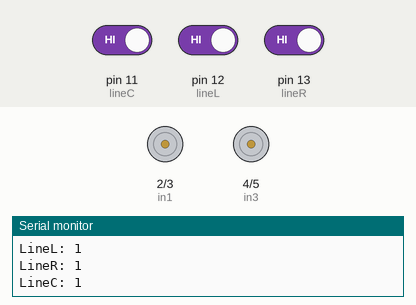
A sketch run on a simulated Arduino Uno, built with avr-gcc and run on an emulated ATmega328P. Shown: motor-driver pin pairs drawn as motors (green arrow = first pin HIGH = forward, orange = second pin HIGH = backward, longer = more drive, scaled by the enable pin), the last lines printed to the serial monitor. The test bench sets the inputs (shaded band); at power-on: pin 11 (lineC) HIGH, pin 13 (lineR) HIGH, pin 12 (lineL) HIGH.

Above: at 1.2 s.
1.3 s: pin 11 (lineC) driven LOW
At 1.7 s:
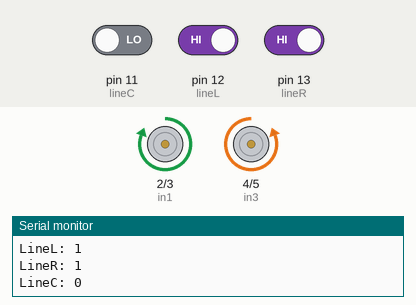
2.8 s: pin 11 (lineC) driven HIGH and pin 13 (lineR) driven LOW
At 4.0 s:
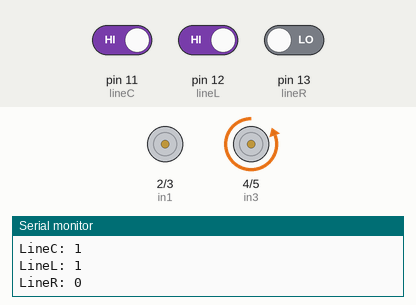
Timing chart, 0 to 5.8 s (numbered marks = the images above; inputs shaded):
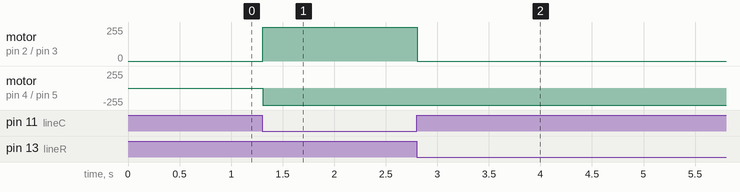

The sketch:

Line_Follow_Kman.ino
```cpp
int lineC = 11;
int lineL = 12;
int lineR = 13;
int ena = 9;
int enb = 10;
int in1 = 2;
int in2 = 3;
int in3 = 4;
int in4 = 5;

void setup()
{
  pinMode(lineC, INPUT);
  pinMode(lineL, INPUT);
  pinMode(lineR, INPUT);
  pinMode(ena, OUTPUT);
  pinMode(enb, OUTPUT);
  pinMode(in1, OUTPUT);
  pinMode(in2, OUTPUT);
  pinMode(in3, OUTPUT);
  pinMode(in4, OUTPUT);
  analogWrite(ena, 255); //This is your motor speed
  analogWrite(enb, 255); //Change these values as needed.  range is 0 - 255

  Serial.begin(9600);
}

void loop()
{
  Serial.print("LineR: " );
  Serial.println(digitalRead(lineR));
   Serial.print("LineC: " );
  Serial.println(digitalRead(lineC));
   Serial.print("LineL: " );
  Serial.println(digitalRead(lineL));

  if(forward()){
    digitalWrite(in1, HIGH);
    digitalWrite(in2, LOW);
    digitalWrite(in3, LOW);
    digitalWrite(in4, HIGH);
  }
  else if(digitalRead(lineC)==0 && digitalRead(lineL)==0 && digitalRead(lineR)==0){
    digitalWrite(in1, LOW);
    digitalWrite(in2, LOW);
    digitalWrite(in3, LOW);
    digitalWrite(in4, LOW);
  }
  if (right()){
    digitalWrite(in1, LOW);
    digitalWrite(in2, LOW);
    digitalWrite(in3, LOW);
    digitalWrite(in4, HIGH);
      }
  else if(digitalRead(lineC)==0 && digitalRead(lineL)==0 && digitalRead(lineR)==0){
    digitalWrite(in1, LOW);
    digitalWrite(in2, LOW);
    digitalWrite(in3, LOW);
    digitalWrite(in4, LOW);
  }
}

boolean forward()
{
    if(digitalRead(lineC)==0 && digitalRead(lineL)==1 && digitalRead(lineR)==1)
      return true;
    else
      return false;
}

boolean right()
{
    if(digitalRead(lineC)==1 && digitalRead(lineL)==1 && digitalRead(lineR)==0)
      return true;
    else
      return false;
}
```

Measured:
- after the input at 1.3 s, motor on pin 2 (in1) / pin 3 (in2): stopped → forward 255/255 at once; motor on pin 4 (in3) / pin 5 (in4): stopped → backward 255/255 at once
- after the input at 2.8 s, motor on pin 2 (in1) / pin 3 (in2): forward 255/255 → stopped at once
